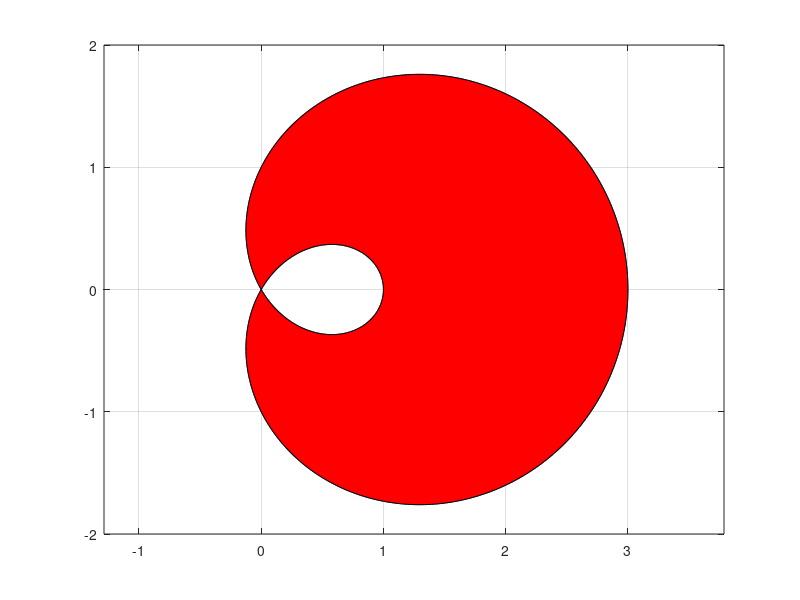

MATLAB code to generate this figure:
% Exercise 9.5-11:


r = @(theta) 1 + 2 * cos(theta);

theta = [0:0.01:2]*pi;
x = r(theta) .* cos(theta);
y = r(theta) .* sin(theta);

figure
plot(x, y)
hold on

theta = [-2:0.01:4]*pi/3;
x = r(theta) .* cos(theta);
y = r(theta) .* sin(theta);
fill(x, y, 'r')
grid on
axis equal
ylim([-2 2])
